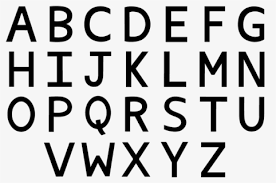
#> input picture alpha.png, 276 x 183 px
$ python 'image resizing.py'
#> lines starting #> are read from the running program, lines starting #| are printed output that depends on the picture
from PIL import Image

img = Image.open('alpha.png')
#> img is the input picture: PIL image 276x183 P; min 0, max 252, mean 197.2

#img2 = Image.open('eagle1.jpg')

Nimg = img.resize((640,480))   # image resizing
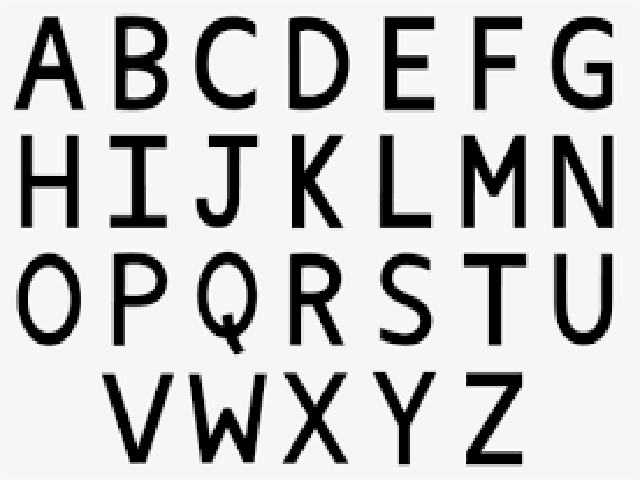
#> Nimg: PIL image 640x480 P; min 0, max 252, mean 197.1

#Nimg2 = img2.resize((640,480))


output = Nimg.save('alpha1.png')
#output1 = Nimg2.save('resized_eagle1.png')
